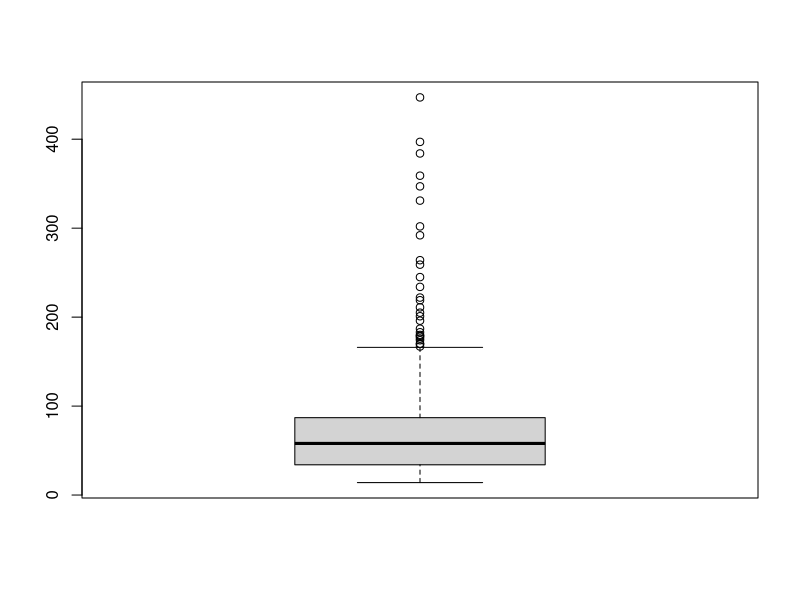
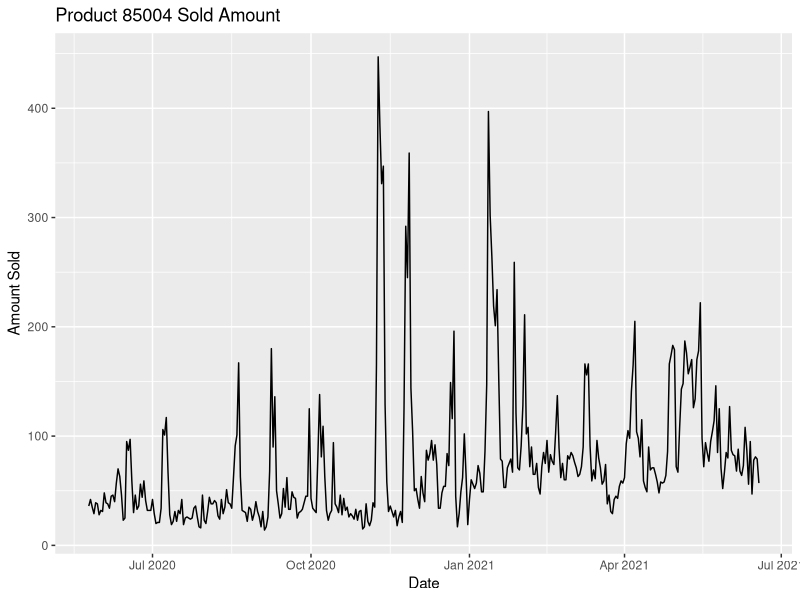
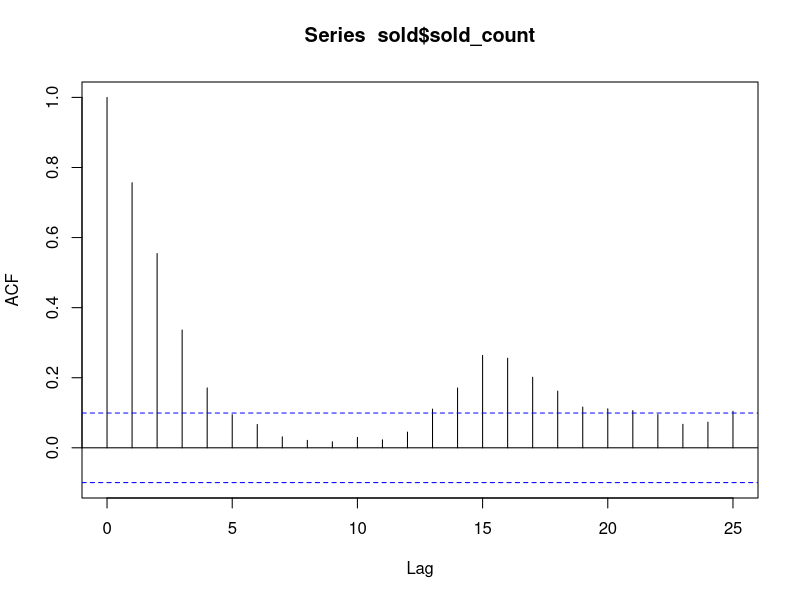
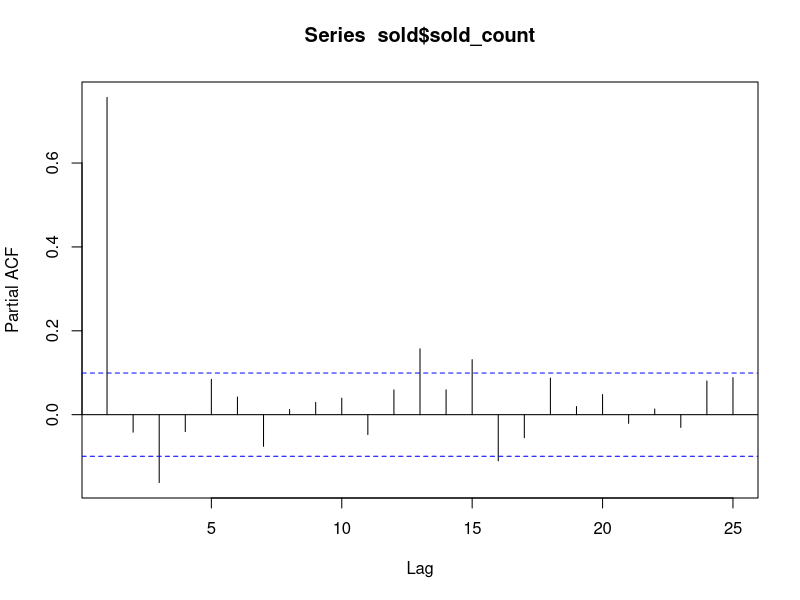
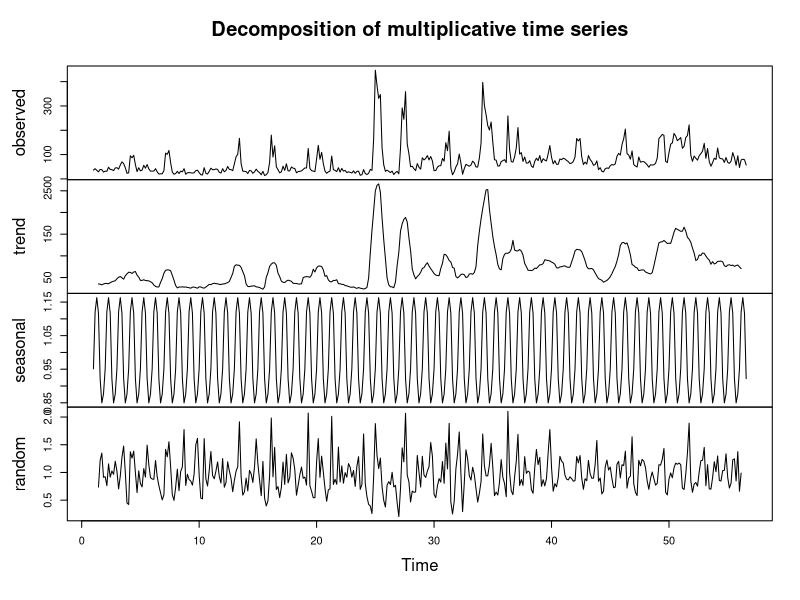
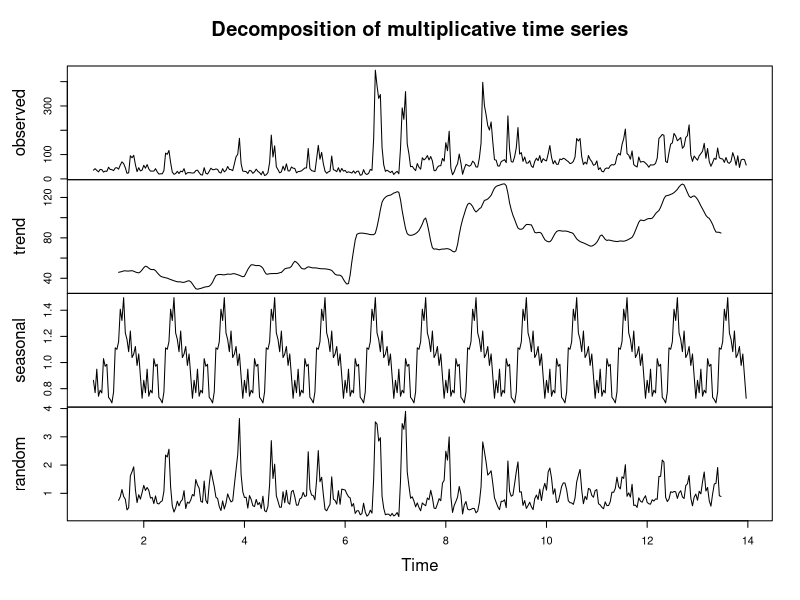
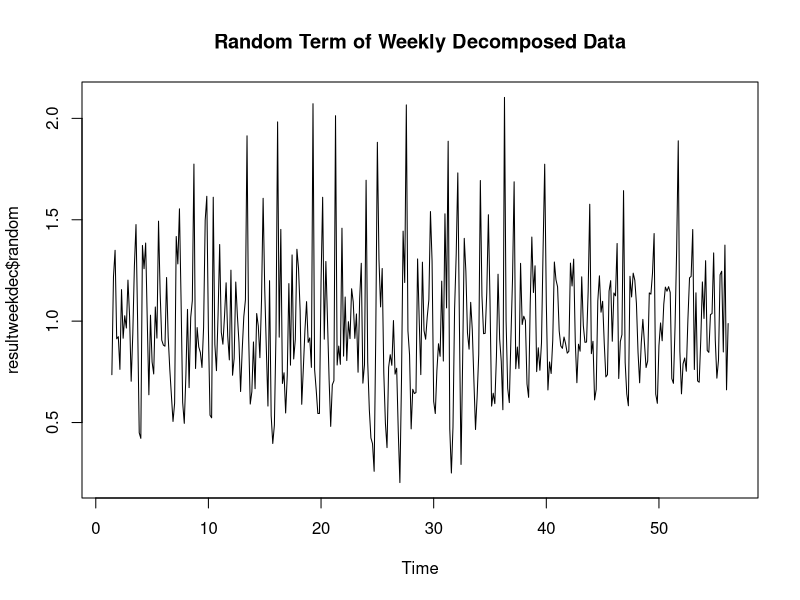
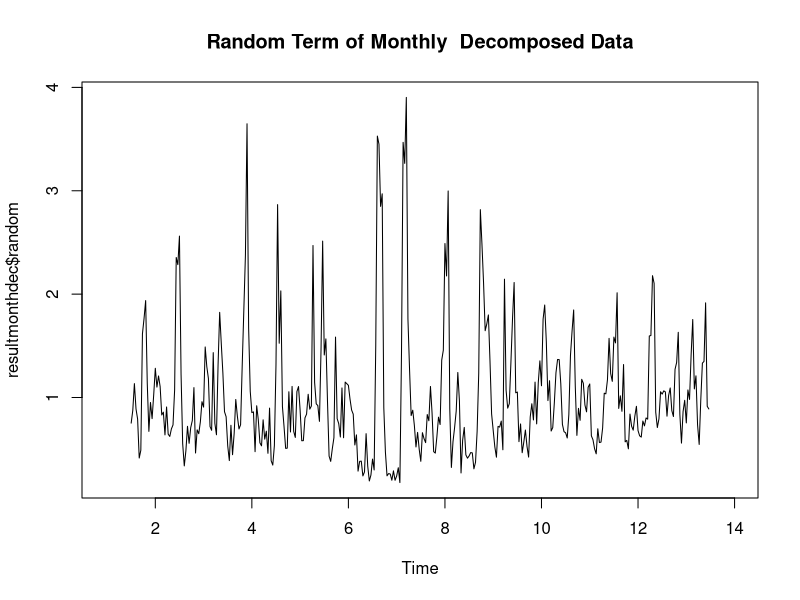

The R script that drew these images, in order:
## ---- chunk 1
knitr::opts_chunk$set(echo = TRUE)
## ---- chunk 2
library(tidyverse)
library(lubridate)
library(zoo)
library(ggplot2)
library(data.table)
library(dplyr)
library(forecast)
library(miscTools)
library(stats)
library(GGally)
## ---- chunk 3
pr7 = read.csv("alldata_item7.csv")
pr7 <- as.data.table(pr7)
pr7 <- pr7[,-c("X","w_day")]
## ---- chunk 4
pr7 <- mutate(pr7, event_date = ymd(event_date)) # converting event date into datetime object
pr7[, Month:=as.numeric(lubridate::month(event_date,label=F))] #adding month information as a numeric variable 
pr7[, Day:=as.numeric(lubridate::wday(event_date,label=F))] #adding day information as a numeric variable 
head(pr7)
## ---- chunk 5
sold <- data.table(event_date =pr7$event_date,
                   sold_count = pr7$sold_count)
head(sold)
## ---- chunk 6
boxplot(sold$sold_count)
## ---- chunk 7
ggplot(sold, aes(x = event_date)) + 
  geom_line(aes(y = sold_count)) +  ggtitle("Product 85004 Sold Amount") +
  xlab("Date") + ylab("Amount Sold")

## ---- chunk 8
acf(sold$sold_count)
## ---- chunk 9
pacf(sold$sold_count)
## ---- chunk 10
soldts <- ts(rev(pr7$sold_count),  freq = 7, start= c(1,1))
resultweekdec <- decompose(soldts,type= "multiplicative")
plot(resultweekdec)
## ---- chunk 11

soldtsmonth <- ts(rev(pr7$sold_count),  freq = 30, start= c(1,1))
resultmonthdec <- decompose(soldtsmonth,type= "multiplicative")
plot(resultmonthdec)
## ---- chunk 12
plot(resultweekdec$random)
title("Random Term of Weekly Decomposed Data")
## ---- chunk 13
plot(resultmonthdec$random)
title("Random Term of Monthly  Decomposed Data")
## ---- chunk 14
random = resultweekdec$random
trend = resultweekdec$trend
season = resultweekdec$seasonal
## ---- chunk 15
acf(random, na.action = na.pass)
## ---- chunk 16
pacf(random, na.action = na.pass)
## ---- chunk 17
model <- arima(random, order= c(1,0,0))
AIC(model)

model <- arima(random, order= c(2,0,0))
AIC(model)

model <- arima(random, order= c(3,0,0))
AIC(model)

model <- arima(random, order= c(4,0,0))
AIC(model)

model <- arima(random, order= c(5,0,0))
AIC(model)

model <- arima(random, order= c(6,0,0))
AIC(model)

model <- arima(random, order= c(1,0,1))
AIC(model)

model <- arima(random, order= c(2,0,1))
AIC(model)

model <- arima(random, order= c(3,0,1))
AIC(model)

model <- arima(random, order= c(4,0,1))
AIC(model)

model <- arima(random, order= c(2,0,2))
AIC(model)

model <- arima(random, order= c(1,0,3))
AIC(model)

model <- arima(random, order= c(2,0,4))
AIC(model)

## ---- chunk 18
model <- arima(random, order= c(2,0,4))
summary(model)
## ---- chunk 19
plot(model$residuals)
title("Residuals")
## ---- chunk 20
modelfit <- random - model$residuals
fitted <- modelfit*trend*season

plot(soldts)
points(fitted, type= "l", col = 2)

## ---- chunk 21
ggpairs(pr7, columns = c(4,7,8,10,12 ))
## ---- chunk 22
traindata <- sold[-c(1:7),]
head(traindata)
testdata <- sold[c(1:7),]
head(testdata)
## ---- chunk 23
regressors <- pr7[-c(1:7), c(7,13)]
head(regressors)
## ---- chunk 24
traindatats <- ts(rev(traindata$sold_count),frequency = 7, start = c(1,1))
resultdec <- decompose(traindatats,type= "multiplicative")
trend = resultdec$trend
season = resultdec$seasonal
random = resultdec$random 
plot(resultdec)
## ---- chunk 25
model <- arima(random, order= c(2,0,4))
summary(model)
## ---- chunk 26
model <- arima(random, order= c(2,0,4), xreg = regressors)
summary(model)
## ---- chunk 27
regressors <- regressors[,-c(2,2)]
model <- arima(random, order= c(3,0,1), xreg = regressors)
summary(model)

model <- arima(random, order= c(3,0,0), xreg = regressors)
summary(model)
## ---- chunk 28
model.forecast <- predict(model, n.ahead = 10, newxreg = pr7$basket_count[c(1:10)])$pred

last.trend.value <-tail(resultdec$trend[!is.na(resultdec$trend)],10)
seasonality <- resultdec$seasonal[370:379]

forecast_normalized <- model.forecast*last.trend.value*seasonality
forecast_normalized= ts(forecast_normalized, frequency = 7, start=c(55,3))
## ---- chunk 29
testdata <- ts(rev(testdata$sold_count), frequency = 7, start=c(55,3))

plot(testdata,ylim = c(0,100))
points(forecast_normalized,type= "l", col = 2)

## ---- chunk 30
modelfit <- random - model$residuals

plot(random)
points(modelfit, type= "l", col = 2)
